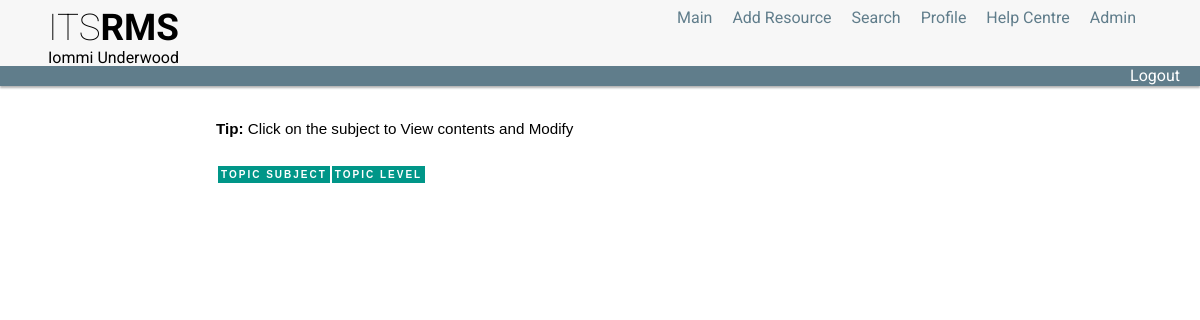
/modifyHelp.php (signed in), run on an earlier commit of the app's database.
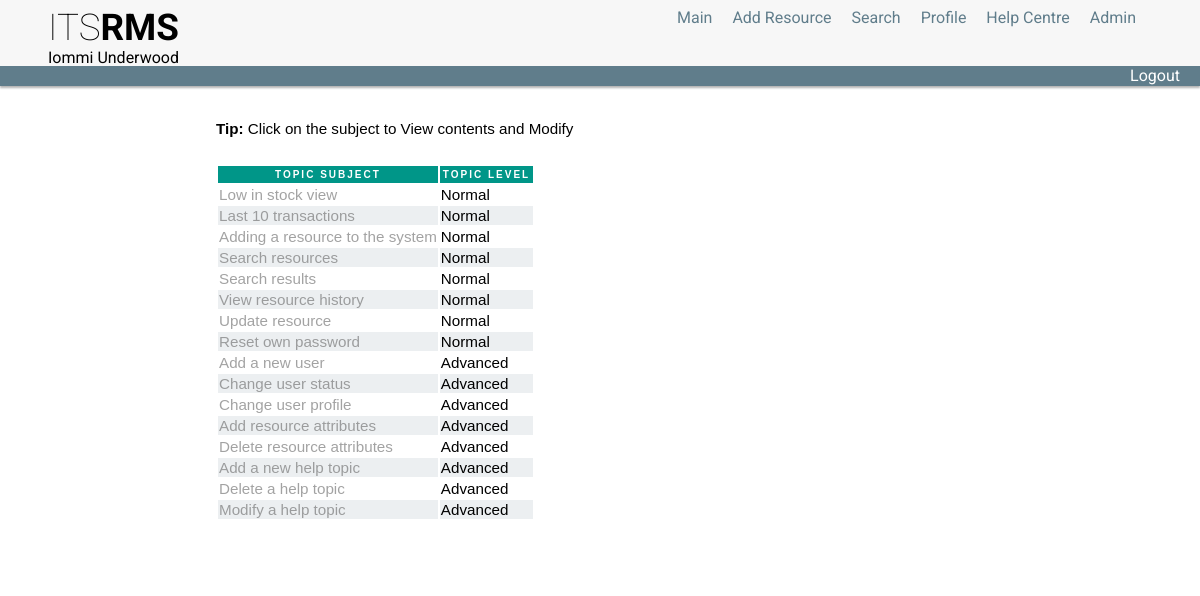
And on a later commit of the database.
### tables this page shows
CREATE TABLE `help` (
  `help_id` int(11) NOT NULL AUTO_INCREMENT,
  `help_subject` varchar(100) NOT NULL,
  `help_content` text NOT NULL,
  `help_level_id` int(11) NOT NULL,
  PRIMARY KEY (`help_id`),
  UNIQUE KEY `un_help_subject` (`help_subject`),
  KEY `fk_help_level_id` (`help_level_id`),
  CONSTRAINT `fk_help_level_id` FOREIGN KEY (`help_level_id`) REFERENCES `help_levels` (`help_level_id`)
);

CREATE TABLE `help_levels` (
  `help_level_id` int(11) NOT NULL AUTO_INCREMENT,
  `help_level` varchar(50) NOT NULL,
  `help_level_description` varchar(200) NOT NULL,
  PRIMARY KEY (`help_level_id`),
  UNIQUE KEY `un_help_level` (`help_level`)
);

### helpTopicsModifyGet.php (the view, shortened to what this page needs)
<?php
	$getHelpTopics = mysql_query ("SELECT h.help_id, h.help_subject, hl.help_level FROM help h LEFT JOIN help_levels hl ON h.help_level_id = hl.help_level_id");
	while ($allTopics = mysql_fetch_array ($getHelpTopics)) {
		echo "<tr>";
			echo "<td><a href='modifyHelpTopic.php?id=" . $allTopics['help_id'] . "'>" . $allTopics['help_subject'] . "</a></td>";
			echo "<td>" . $allTopics['help_level'] . "</td>";
		echo "</tr>";
	}
?>

### topSection.php (shortened to what this page needs)
<!DOCTYPE html>
<html lang="en">
	<head>
		<link rel='stylesheet prefetch' href='http://ajax.googleapis.com/ajax/libs/jqueryui/1.11.2/themes/smoothness/jquery-ui.css'>
		<link rel="stylesheet" href="css/style.css">
	</head>
		<?php
			if (isset($_GET['logout'])) {
				session_destroy ();
				header ('location: index.php');
				die();
				exit();
	  		} if (isset($_GET['login'])) {
				include_once ("login.php");
			} else if (isset($_SESSION['username'])){
				include_once ("header.php");
			}
		?>

### header.php (shortened to what this page needs)
<?php
	$username=$_SESSION['username'];
	$get=mysql_query ("SELECT user_type_id FROM users WHERE USERNAME = \"$username\"");
	$result=mysql_result($get,0);
		if ($result == 1) {
			include_once ("header1.php");
		} else if ($result == 0) {
			header ('location: index.php');
		}
		else if ($result == 2) {
			include_once ("header2.php");
  		}
?>

### header1.php (shortened to what this page needs)
<body>
	<div class="width-height">
		<div class="fixheader">
			<div class="header">
				<div class="logo">
					<h1 class="header-heading">ITS<strong>RMS</strong></h1>
					<?php
						if (isset($_SESSION['username'])) {
							$username=$_SESSION['username'];
							$query=mysql_query ("select concat(user_name, ' ', user_surname) as 'fullName' from users where username = \"$username\"");
							$fullName = mysql_result($query,0);
							echo "" . $fullName . "";
						} else if (empty($_SESSION['username'])) {
							header ('location: index.php?nologin');
							die();
							exit();
						}
					?>
				</div>
				<div class="menu">
					<ul class="nav">
						<li><a href="main.php">Main</a></li>
						<li><a href="addResource.php">Add Resource</a></li>
						<li><a href="searchResource.php">Search</a></li>
						<li><a href="profile.php">Profile</a></li>
						<li><a href="help.php">Help Centre</a></li>
						<li><a href="admin.php">Admin</a></li>
					</ul>
				</div>
			</div>
			<div class="nav-bar">
				<div class="logout">
					<a href="main.php?logout">Logout</a>
				</div>
			</div>
		</div>

### modifyHelp.php (shortened to what this page needs)
<?php
	include_once ("topSection.php");
?>
			<div class="content">
				<div class="container">
					<div class="center-table">
						<p><b>Tip:</b> Click on the subject to View contents and Modify</p>
						<table>
							<tr>
								<th>Topic Subject</th>
								<th>Topic Level</th>
							</tr>
							<?php
								include_once ("helpTopicsModifyGet.php");
							?>
						</table>
					</div>
				</div>
			</div>
<?php
	include_once ("bottomSection.php");
?>

### bottomSection.php (shortened to what this page needs)
			</div>
	</body>
</html>

### css/style.css (style rules this page uses)
body { -webkit-background-size: cover; -moz-background-size: cover; -o-background-size: cover; background-size: cover; font-family: 'Roboto', sans-serif; }
.login-card a, .form-link a, .center-table a { text-decoration: none; color: #666; font-weight: 400; text-align: center; display: inline-block; opacity: 0.6; transition: opacity ease 0.5s; }
h1,h2,h3,h4,h5,h6 { margin: 0 0 .5em; font-weight: 500; line-height: 1.1; }
h1 { font-size: 2.25em; }
p { margin: 0 0 1.5em; line-height: 1.5; }
.logo { float:left; }
.menu { float:right; }
.logout { float:right; font-family:'Roboto',sans-serif; }
.width-height { position:absolute; padding:0; margin:0; top:0; left:0; width: 100%; height: 100%; }
.container { max-width: 50em; margin: 0 auto; }
.fixheader { position:fixed; width:100%; }
.header { color: #000000; background: #F7F7F7; padding: 1em 1.25em; box-shadow: 0px 2px 2px rgba(0, 0, 0, 0.3); height:50px; }
.header-heading { margin: 0; font-weight: 100; font-size: 2.3em; }
.nav-bar { background: #607D8B; padding: 0; box-shadow: 0px 2px 2px rgba(0, 0, 0, 0.3); height:20px; }
.content { padding: 1em 1.25em; background-color: #fff; margin:70px auto; }
.center-table { font: 95% Arial, Helvetica, sans-serif; max-width: 1000px; margin: 0px auto; padding: 16px; }
.alt { background-color:#ECEFF1; }
th { background: #009688; letter-spacing: 2px; text-decoration: none; text-transform: uppercase; font-family: 'Archivo Narrow', sans-serif; font-size: 10px; font-weight: 600; color: #FFFFFF; padding:3px; }
.nav, .admin { margin: 0; padding: 0; list-style: none; }
.nav, .admin li { display: inline; margin: 0; }
.nav a, .admin a { display: block; padding: .7em 1.25em; color: #607D8B; text-decoration:none; border-bottom: 1px solid gray; font-family:'Roboto',sans-serif; }
.nav a:link { color: #607D8B; }
.logout, .username { margin: 0; padding: 0; list-style: none; }
.logout a { padding: .7em 1.25em; color: #FFFFFF; text-decoration:none; font-family:'Roboto',sans-serif; }
.logout a:link { color: #FFFFFF; }
@media (min-width: 42em) { .header { padding: 0.5em 3em; } }
@media (min-width: 42em) { .content { padding: 2em 3em; } }
@media (min-width: 42em) { .nav li, .admin li { display: inline; margin: 0 1em 0 0; } }
@media (min-width: 42em) { .nav a, .admin a { display: inline; padding: 0; border-bottom: 0; } }

What changed in the data, as far as the page shows it:
added help: help_subject "Low in stock view", help_level.help_level "Normal"
added help: help_subject "Last 10 transactions", help_level.help_level "Normal"
added help: help_subject "Adding a resource to the system", help_level.help_level "Normal"
added help: help_subject "Search resources", help_level.help_level "Normal"
added help: help_subject "Search results", help_level.help_level "Normal"
added help: help_subject "View resource history", help_level.help_level "Normal"
added help: help_subject "Update resource", help_level.help_level "Normal"
added help: help_subject "Reset own password", help_level.help_level "Normal"
added help: help_subject "Add a new user", help_level.help_level "Advanced"
added help: help_subject "Change user status", help_level.help_level "Advanced"
added help: help_subject "Change user profile", help_level.help_level "Advanced"
added help: help_subject "Add resource attributes", help_level.help_level "Advanced"
added help: help_subject "Delete resource attributes", help_level.help_level "Advanced"
added help: help_subject "Add a new help topic", help_level.help_level "Advanced"
added help: help_subject "Delete a help topic", help_level.help_level "Advanced"
added help: help_subject "Modify a help topic", help_level.help_level "Advanced"
